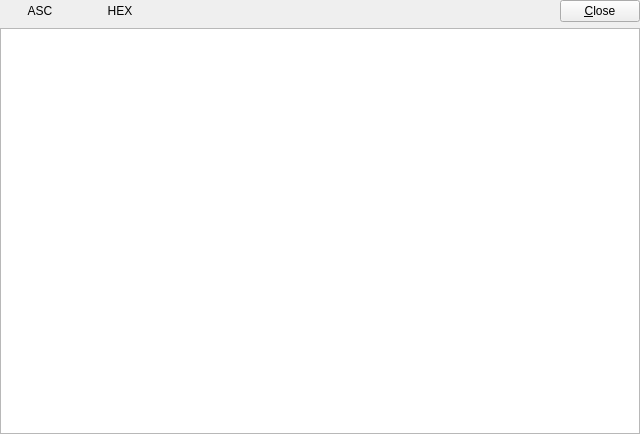
<?xml version="1.0" encoding="UTF-8"?>
<ui version="4.0">
 <class>Console</class>
 <widget class="QWidget" name="Console">
  <property name="geometry">
   <rect>
    <x>0</x>
    <y>0</y>
    <width>640</width>
    <height>434</height>
   </rect>
  </property>
  <property name="windowTitle">
   <string>Console</string>
  </property>
  <property name="toolTip">
   <string/>
  </property>
  <layout class="QVBoxLayout" name="verticalLayout">
   <property name="leftMargin">
    <number>0</number>
   </property>
   <property name="topMargin">
    <number>0</number>
   </property>
   <property name="rightMargin">
    <number>0</number>
   </property>
   <property name="bottomMargin">
    <number>0</number>
   </property>
   <item>
    <widget class="QWidget" name="Panel1" native="true">
     <property name="enabled">
      <bool>true</bool>
     </property>
     <property name="toolTip">
      <string/>
     </property>
     <property name="layoutDirection">
      <enum>Qt::LeftToRight</enum>
     </property>
     <property name="text" stdset="0">
      <string/>
     </property>
     <layout class="QHBoxLayout" name="horizontalLayout">
      <property name="spacing">
       <number>0</number>
      </property>
      <property name="leftMargin">
       <number>0</number>
      </property>
      <property name="topMargin">
       <number>0</number>
      </property>
      <property name="rightMargin">
       <number>0</number>
      </property>
      <property name="bottomMargin">
       <number>0</number>
      </property>
      <item>
       <widget class="QPushButton" name="BtnAsc">
        <property name="enabled">
         <bool>true</bool>
        </property>
        <property name="sizePolicy">
         <sizepolicy hsizetype="Fixed" vsizetype="Fixed">
          <horstretch>0</horstretch>
          <verstretch>0</verstretch>
         </sizepolicy>
        </property>
        <property name="toolTip">
         <string>Ascii View</string>
        </property>
        <property name="text">
         <string>ASC</string>
        </property>
        <property name="checkable">
         <bool>true</bool>
        </property>
        <property name="flat">
         <bool>true</bool>
        </property>
       </widget>
      </item>
      <item>
       <widget class="QPushButton" name="BtnHex">
        <property name="enabled">
         <bool>true</bool>
        </property>
        <property name="sizePolicy">
         <sizepolicy hsizetype="Fixed" vsizetype="Fixed">
          <horstretch>0</horstretch>
          <verstretch>0</verstretch>
         </sizepolicy>
        </property>
        <property name="toolTip">
         <string>Hex View</string>
        </property>
        <property name="text">
         <string>HEX</string>
        </property>
        <property name="checkable">
         <bool>true</bool>
        </property>
        <property name="flat">
         <bool>true</bool>
        </property>
       </widget>
      </item>
      <item>
       <widget class="QPushButton" name="BtnStop">
        <property name="enabled">
         <bool>true</bool>
        </property>
        <property name="sizePolicy">
         <sizepolicy hsizetype="Fixed" vsizetype="Fixed">
          <horstretch>0</horstretch>
          <verstretch>0</verstretch>
         </sizepolicy>
        </property>
        <property name="toolTip">
         <string>Pause</string>
        </property>
        <property name="text">
         <string/>
        </property>
        <property name="icon">
         <iconset resource="../rtkplot_qt/rtkplot_qt.qrc">
          <normaloff>:/buttons/pause.bmp</normaloff>:/buttons/pause.bmp</iconset>
        </property>
        <property name="checkable">
         <bool>true</bool>
        </property>
        <property name="flat">
         <bool>true</bool>
        </property>
       </widget>
      </item>
      <item>
       <widget class="QPushButton" name="BtnDown">
        <property name="enabled">
         <bool>true</bool>
        </property>
        <property name="sizePolicy">
         <sizepolicy hsizetype="Fixed" vsizetype="Fixed">
          <horstretch>0</horstretch>
          <verstretch>0</verstretch>
         </sizepolicy>
        </property>
        <property name="toolTip">
         <string>Scroll Down</string>
        </property>
        <property name="text">
         <string/>
        </property>
        <property name="icon">
         <iconset resource="../rtkplot_qt/rtkplot_qt.qrc">
          <normaloff>:/buttons/fitd.bmp</normaloff>:/buttons/fitd.bmp</iconset>
        </property>
        <property name="flat">
         <bool>true</bool>
        </property>
       </widget>
      </item>
      <item>
       <widget class="QPushButton" name="BtnClear">
        <property name="enabled">
         <bool>true</bool>
        </property>
        <property name="sizePolicy">
         <sizepolicy hsizetype="Fixed" vsizetype="Fixed">
          <horstretch>0</horstretch>
          <verstretch>0</verstretch>
         </sizepolicy>
        </property>
        <property name="toolTip">
         <string>Clear</string>
        </property>
        <property name="text">
         <string/>
        </property>
        <property name="icon">
         <iconset resource="../rtkplot_qt/rtkplot_qt.qrc">
          <normaloff>:/buttons/del.bmp</normaloff>:/buttons/del.bmp</iconset>
        </property>
        <property name="flat">
         <bool>true</bool>
        </property>
       </widget>
      </item>
      <item>
       <spacer name="horizontalSpacer">
        <property name="orientation">
         <enum>Qt::Horizontal</enum>
        </property>
        <property name="sizeHint" stdset="0">
         <size>
          <width>40</width>
          <height>20</height>
         </size>
        </property>
       </spacer>
      </item>
      <item>
       <widget class="QPushButton" name="BtnClose">
        <property name="enabled">
         <bool>true</bool>
        </property>
        <property name="toolTip">
         <string/>
        </property>
        <property name="text">
         <string>&amp;Close</string>
        </property>
        <property name="flat">
         <bool>false</bool>
        </property>
       </widget>
      </item>
     </layout>
    </widget>
   </item>
   <item>
    <widget class="QTextEdit" name="textEdit">
     <property name="readOnly">
      <bool>true</bool>
     </property>
     <property name="acceptRichText">
      <bool>false</bool>
     </property>
    </widget>
   </item>
  </layout>
 </widget>
 <resources>
  <include location="../rtkplot_qt/rtkplot_qt.qrc"/>
 </resources>
 <connections/>
</ui>
